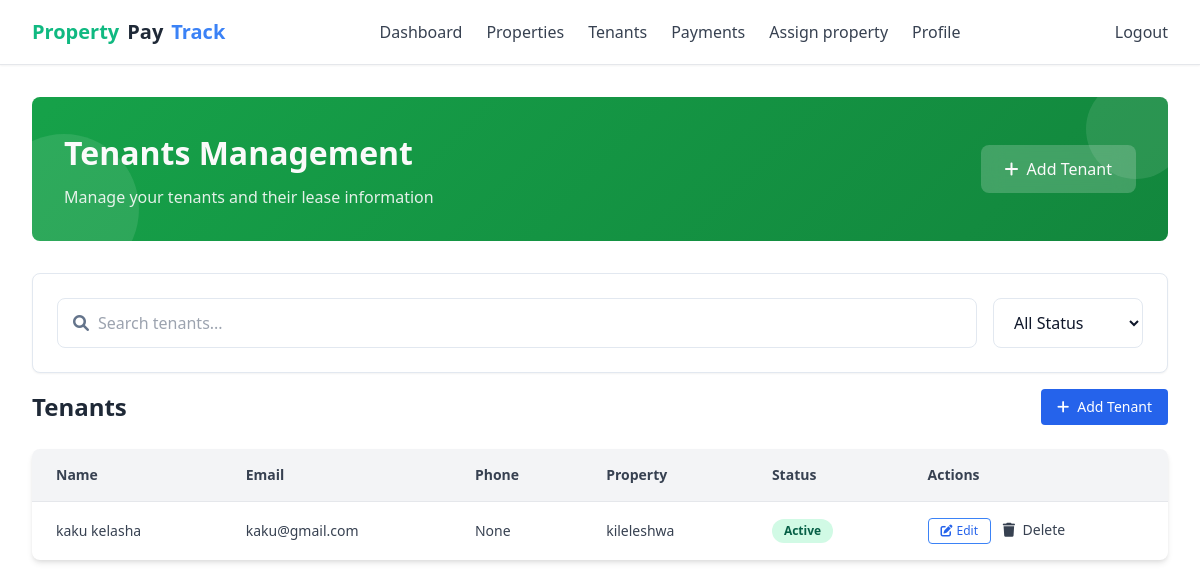
The page /tenants (signed in) on the database its author committed.
### app/models.py (models this page shows, shortened)
class Tenant(db.Model):
    __tablename__ = 'tenant'
    id = db.Column(db.Integer, primary_key=True)
    user_id = db.Column(db.Integer, db.ForeignKey('user.id', ondelete='CASCADE'), unique=True, nullable=True, index=True)
    first_name = db.Column(db.String(100), nullable=False)
    last_name = db.Column(db.String(100), nullable=False)
    email = db.Column(db.String(120), nullable=True)
    phone_number = db.Column(db.String(20))
    property = db.relationship('Property', back_populates='tenants')
    rent_amount = db.Column(db.Numeric(10, 2), nullable=True, default=0.00)
    national_id = db.Column(db.String(50), nullable=True)
    status = db.Column(db.String(50), default='active')
    due_day_of_month = db.Column(db.Integer)
    grace_period_days = db.Column(db.Integer, default=5)
    lease_start_date = db.Column(db.Date)
    lease_end_date = db.Column(db.Date)
    property_id = db.Column(db.Integer, db.ForeignKey('property.id', ondelete='CASCADE'), nullable=True, index=True)
    unit_id = db.Column(db.Integer, db.ForeignKey('unit.id', ondelete='CASCADE'), nullable=True, index=True)
    unit = db.relationship('Unit', foreign_keys=[unit_id], backref='tenant', uselist=False)
    created_at = db.Column(db.DateTime, default=lambda: datetime.now(timezone.utc))
    updated_at = db.Column(db.DateTime, default=lambda: datetime.now(timezone.utc), onupdate=lambda: datetime.now(timezone.utc))
    payments = db.relationship('Payment', backref='tenant', lazy=True, cascade="all, delete-orphan")

class Property(db.Model):
    __tablename__ = 'property'
    id = db.Column(db.Integer, primary_key=True)
    name = db.Column(db.String(255), nullable=False)
    address = db.Column(db.String(255), nullable=False)
    payment_method = db.Column(db.String(20), nullable=True)
    transaction_id = db.Column(db.String(120), nullable=True)
    paybill_number = db.Column(db.String(20), nullable=True)
    fees = db.Column(db.Numeric(10, 2), nullable=True)
    tenants = db.relationship('Tenant', back_populates='property', cascade="all, delete-orphan", lazy=True)
    status = db.Column(db.String(20), default='pending')
    property_type = db.Column(db.String(50), nullable=False)
    number_of_units = db.Column(db.Integer, nullable=False, default=1)
    landlord_id = db.Column(db.Integer, db.ForeignKey('user.id', ondelete='CASCADE'), nullable=False, index=True)
    county_name = db.Column(db.String(100), nullable=False)
    amenities = db.Column(db.Text, nullable=True)
    utility_bill_types = db.Column(db.Text, nullable=True)
    unit_numbers = db.Column(db.Text, nullable=False)
    deposit_amount = db.Column(db.Numeric(10, 2), nullable=True)
    deposit_policy = db.Column(db.Text, nullable=True)
    created_at = db.Column(db.DateTime, default=lambda: datetime.now(timezone.utc))
    updated_at = db.Column(db.DateTime, default=lambda: datetime.now(timezone.utc), onupdate=lambda: datetime.now(timezone.utc))
    units = db.relationship('Unit', back_populates='property', lazy=True)  # 🔄 Use back_populates here
    @property
    def amenities_list(self):
        try:
            return json.loads(self.amenities) if self.amenities else []
        except json.JSONDecodeError:
            return self.amenities.split(',') if self.amenities else []
    @property
    def utility_bill_list(self):
        try:
            return json.loads(self.utility_bill) if self.utility_bill else []
        except json.JSONDecodeError:
            return self.utility_bill.split(',') if self.utility_bill else []

### app/routes.py (the view)
@main.route('/tenants')
@login_required
@roles_required('landlord')
def tenants_list():
    landlord_properties = Property.query.filter_by(landlord_id=current_user.id).all()
    property_ids = [p.id for p in landlord_properties]
    tenants = Tenant.query.filter(Tenant.property_id.in_(property_ids)).all()
    return render_template('tenants/list.html', tenants=tenants)

### app/routes.py (called while the page is built)
def roles_required(*required_roles):
    def decorator(f):
        @wraps(f)
        def decorated_function(*args, **kwargs):
            if not current_user.is_authenticated:
                return redirect(url_for('main.login'))
            user_roles = {role.name for role in current_user.roles}
            if not set(required_roles).issubset(user_roles):
                flash(_l('You do not have the required permissions to access this page.'), 'danger')
                return redirect(url_for('main.index'))
            return f(*args, **kwargs)
        return decorated_function
    return decorator

### app/templates/tenants/list.html (shortened to what this page needs)
<!DOCTYPE html>
<html lang="en">
<head>
  <link href="https://cdn.jsdelivr.net/npm/tailwindcss@2.2.19/dist/tailwind.min.css" rel="stylesheet">
  <link rel="stylesheet" href="https://cdnjs.cloudflare.com/ajax/libs/font-awesome/6.0.0-beta3/css/all.min.css">
</head>
<body>
    <nav class="bg-white/80 backdrop-blur-md border-b border-gray-200 shadow-sm sticky top-0 z-50">
      <div class="max-w-7xl mx-auto px-4 sm:px-6 lg:px-8">
        <div class="flex justify-between h-16">
          <div class="flex items-center space-x-4">
            <a href="{{ url_for('main.landlord_dashboard') }}" class="flex items-center space-x-2 text-xl font-semibold text-gray-800">
              <span class="text-green-500 font-bold">Property</span><span class="text-orange-500 font-bold">Pay</span><span class="text-blue-500 font-bold">Track</span>
            </a>
          </div>
          <div class="hidden md:flex items-center space-x-6">
            <a href="{{ url_for('main.landlord_dashboard') }}" class="text-gray-700 hover:text-indigo-600 transition">Dashboard</a>
            <a href="{{ url_for('main.properties_list') }}" class="text-gray-700 hover:text-indigo-600 transition">Properties</a>
            <a href="{{ url_for('main.tenants_list') }}" class="text-gray-700 hover:text-indigo-600 transition">Tenants</a>
            <a href="{{ url_for('main.payments_history') }}" class="text-gray-700 hover:text-indigo-600 transition">Payments</a>
            <a href="{{ url_for('main.assign_property') }}" class="text-gray-700 hover:text-indigo-600 transition">Assign property</a>
            <a href="{{ url_for('auth.profile') }}" class="text-gray-700 hover:text-indigo-600 transition">Profile</a>
          </div>
          <div class="flex items-center space-x-4">
            <a href="{{ url_for('auth.logout') }}" class="hidden md:inline-block text-gray-700 hover:text-indigo-600 transition">Logout</a>
          </div>
        </div>
      </div>
    </nav>
  <div class="dashboard-container">
    <div class="header-section mb-4">
      <div class="header-content">
        <div class="header-text">
          <h1>Tenants Management</h1>
          <p>Manage your tenants and their lease information</p>
        </div>
        <a href="{{url_for('main.tenant_add')}}" class="header-button">
          <i class="fas fa-plus"></i>
          Add Tenant
        </a>
        <div class="header-decoration-1"></div>
        <div class="header-decoration-2"></div>
      </div>
    </div>
    <div class="card mb-4">
      <div class="card-content">
        <div class="search-filters">
          <div class="search-group">
            <div class="search-input-wrapper">
              <i class="fas fa-search search-icon"></i>
              <input type="text" id="tenantSearch" class="search-input" placeholder="Search tenants...">
            </div>
          </div>
          <div class="filter-group">
            <select id="statusFilter" class="filter-select">
              <option value="">All Status</option>
            </select>
          </div>
        </div>
      </div>
    </div>
<div class="flex flex-col sm:flex-row sm:items-center sm:justify-between mb-6 gap-4">
  <h2 class="text-2xl font-semibold text-gray-800 dark:text-white">{{ _('Tenants') }}</h2>
  <a href="{{ url_for('main.tenant_add') }}" class="inline-flex items-center px-4 py-2 bg-blue-600 text-white text-sm font-medium rounded hover:bg-blue-700 transition">
    <i class="fas fa-plus mr-2"></i> {{ _('Add Tenant') }}
  </a>
</div>
<div class="bg-white dark:bg-gray-800 shadow-md rounded-lg overflow-hidden">
  <div class="overflow-x-auto">
    <table class="min-w-full table-auto text-sm text-left text-gray-700 dark:text-gray-200">
      <thead class="bg-gray-100 dark:bg-gray-700">
        <tr>
          <th class="px-6 py-4 font-semibold">{{ _('Name') }}</th>
          <th class="px-6 py-4 font-semibold">{{ _('Email') }}</th>
          <th class="px-6 py-4 font-semibold">{{ _('Phone') }}</th>
          <th class="px-6 py-4 font-semibold">{{ _('Property') }}</th>
          <th class="px-6 py-4 font-semibold">{{ _('Status') }}</th>
          <th class="px-6 py-4 font-semibold">{{ _('Actions') }}</th>
        </tr>
      </thead>
      <tbody>
        {% for tenant in tenants %}
        <tr class="border-t hover:bg-gray-50 dark:hover:bg-gray-700">
          <td class="px-6 py-4">{{ tenant.first_name }} {{ tenant.last_name }}</td>
          <td class="px-6 py-4">{{ tenant.email or '-' }}</td>
          <td class="px-6 py-4">{{ tenant.phone_number }}</td>
          <td class="px-6 py-4">{{ tenant.property.name }}</td>
          <td class="px-6 py-4">
            <span class="inline-block px-3 py-1 rounded-full text-xs font-semibold
              {% if tenant.status == 'active' %}
                bg-green-100 text-green-800 dark:bg-green-700 dark:text-white
              {% else %}
                bg-gray-200 text-gray-800 dark:bg-gray-600 dark:text-white
              {% endif %}
            ">
              {{ _(tenant.status.title()) }}
            </span>
          </td>
          <td class="px-6 py-4 space-x-2">
            <a href="{{ url_for('main.tenant_edit', id=tenant.id) }}" class="inline-flex items-center px-3 py-1 bg-white border border-blue-500 text-blue-600 hover:bg-blue-50 rounded text-xs font-medium transition">
              <i class="fas fa-edit mr-1"></i> {{ _('Edit') }}
            </a>
            <form action="{{ url_for('main.delete_tenant', tenant_id=tenant.id) }}" method="POST" class="inline">
                <i class="fas fa-trash mr-1"></i> {{ _('Delete') }}
            </form>
          </td>
        </tr>
        {% else %}
        <tr>
          <td colspan="6" class="px-6 py-6 text-center text-gray-500 dark:text-gray-400">
            {{ _('No tenants yet. Click "Add Tenant"!') }}
          </td>
        </tr>
        {% endfor %}
      </tbody>
    </table>
  </div>
</div>
</body>
</html>

### app/templates/tenants/list.html (style rules this page uses)
:root { --primary: 142 76% 36%; --primary-foreground: 0 0% 98%; --primary-dark: 142 76% 30%; --destructive: 0 84.2% 60.2%; --destructive-foreground: 0 0% 100%; --muted: 210 40% 96.1%; --muted-foreground: 215.4 16.3% 46.9%; --warning: 32 95% 44%; --success: 134 61% 41%; --background: 0 0% 100%; --foreground: 222.2 47.4% 11.2%; --border: 214.3 31.8% 91.4%; --card: 0 0% 100%; --radius: 0.5rem; --shadow-card: 0 1px 2px rgba(0, 0, 0, 0.05); --shadow-hover: 0 4px 6px rgba(0, 0, 0, 0.1); --transition-smooth: all 0.3s ease; }
.dashboard-container { max-width: 1200px; margin: 0 auto; padding: 2rem; }
.header-section { position: relative; background: linear-gradient(135deg, hsl(var(--primary)) 0%, hsl(var(--primary-dark)) 100%); color: hsl(var(--primary-foreground)); padding: 2rem; border-radius: var(--radius); margin-bottom: 2rem; overflow: hidden; }
.header-content { display: flex; justify-content: space-between; align-items: center; position: relative; z-index: 2; }
.header-text h1 { font-size: 2rem; font-weight: 700; margin-bottom: 0.5rem; }
.header-text p { opacity: 0.9; margin: 0; }
.header-button { background: rgba(255, 255, 255, 0.2); color: hsl(var(--primary-foreground)); padding: 0.75rem 1.5rem; border-radius: var(--radius); text-decoration: none; display: inline-flex; align-items: center; gap: 0.5rem; font-weight: 500; transition: var(--transition-smooth); backdrop-filter: blur(10px); }
.header-decoration-1, .header-decoration-2 { position: absolute; background: rgba(255, 255, 255, 0.1); border-radius: 50%; }
.header-decoration-1 { width: 100px; height: 100px; top: -50px; right: -50px; }
.header-decoration-2 { width: 150px; height: 150px; bottom: -75px; left: -75px; }
.card { background: hsl(var(--card)); border: 1px solid hsl(var(--border)); border-radius: var(--radius); box-shadow: var(--shadow-card); }
.card-content { padding: 1.5rem; }
.search-filters { display: flex; gap: 1rem; align-items: center; flex-wrap: wrap; }
.search-group { flex: 1; min-width: 250px; }
.search-input-wrapper { position: relative; }
.search-icon { position: absolute; left: 1rem; top: 50%; transform: translateY(-50%); color: hsl(var(--muted-foreground)); }
.search-input { width: 100%; padding: 0.75rem 1rem 0.75rem 2.5rem; border: 1px solid hsl(var(--border)); border-radius: var(--radius); background: hsl(var(--background)); color: hsl(var(--foreground)); font-size: 1rem; transition: var(--transition-smooth); }
.filter-select { padding: 0.75rem 1rem; border: 1px solid hsl(var(--border)); border-radius: var(--radius); background: hsl(var(--background)); color: hsl(var(--foreground)); font-size: 1rem; min-width: 150px; transition: var(--transition-smooth); }

### rows shown on the page
Tenant: first_name "kaku", last_name "kelasha", email "kaku@gmail.com", phone_number "None", property.name "kileleshwa"
